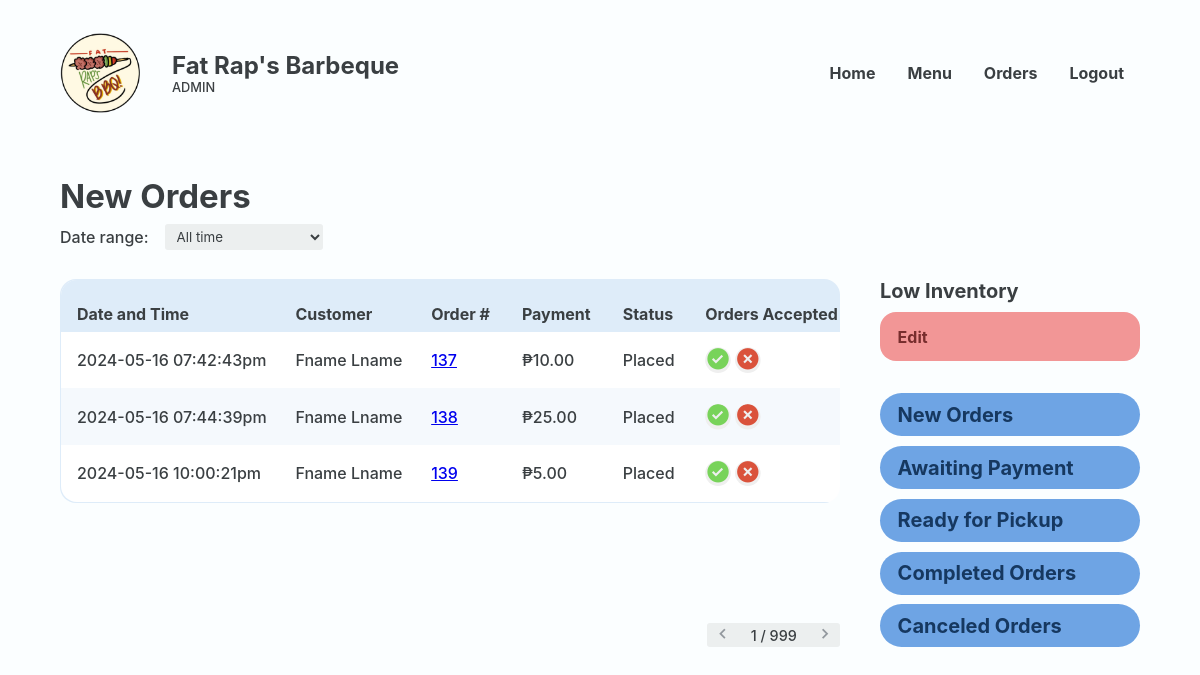
Page /Website/admin-new-orders.php (signed in) on the earlier database version.
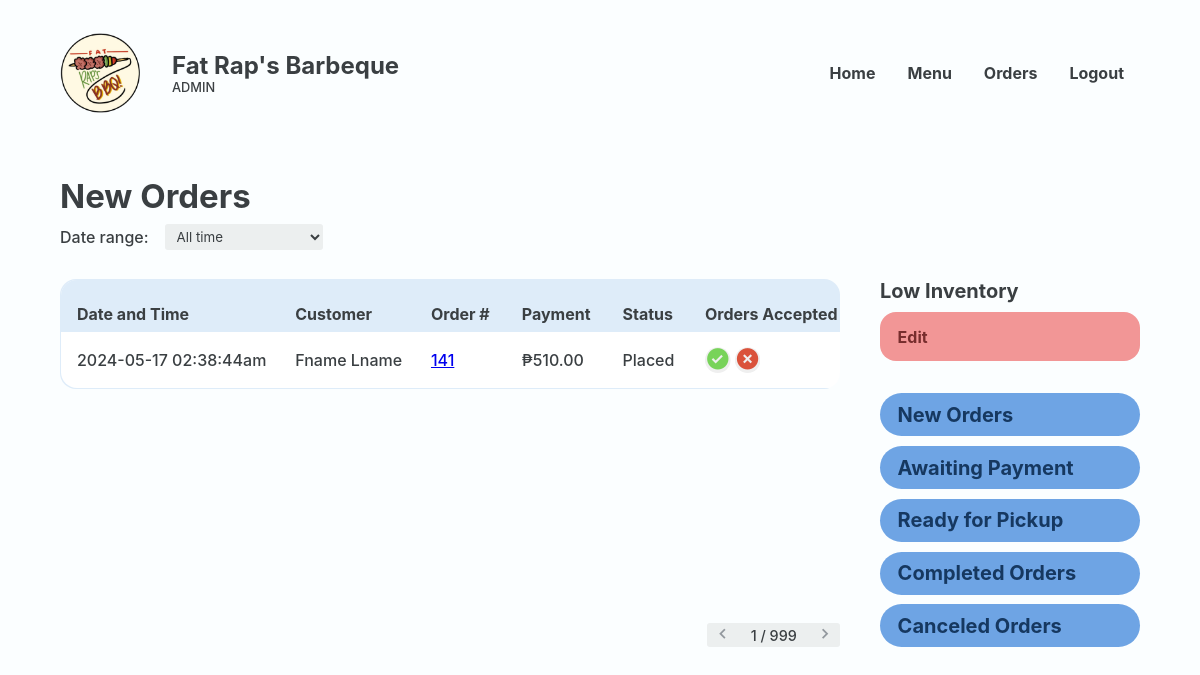
Same page on the later database version.
### tables this page shows
CREATE TABLE `placed_order` (
  `PLACED_ORDER_ID` int(18) UNSIGNED NOT NULL,
  `PRSN_ID` int(18) NOT NULL,
  `CUS_NAME` varchar(20) NOT NULL,
  `CUS_NUMBER` varchar(11) NOT NULL,
  `CUS_EMAIL` varchar(35) NOT NULL,
  `PLACED_ORDER_DATE` varchar(50) NOT NULL,
  `PLACED_ORDER_TOTAL` decimal(10,2) NOT NULL,
  `DELIVERY_ADDRESS` varchar(255) NOT NULL,
  `DELIVERY_DATE` varchar(50) NOT NULL,
  `PLACED_ORDER_STATUS` varchar(50) NOT NULL,
  `PLACED_ORDER_CONFIRMATION` varchar(50) NOT NULL,
  `PLACED_ORDER_TRACKER` varchar(16) NOT NULL,
  `PLACED_ORDER_NOTE` varchar(50) NOT NULL,
  `REFERENCE_NUMBER` varchar(50) NOT NULL,
  `GUEST_ORDER_IDENTIFIER` varchar(50) NOT NULL
);

### Website/admin-new-orders.php (the view, shortened to what the changed rows need)
<?php
@include 'constants.php';
?>
<!DOCTYPE html>
<html lang="en">
<head>
    <link rel="stylesheet" href="header-styles.css">
    <link rel="stylesheet" href="admin-styles.css">
    <link href='https://unpkg.com/boxicons@2.1.4/css/boxicons.min.css' rel='stylesheet'>
</head>
<body>
    <header class="backend">
        <div class="header-container">
            <div class="website-title">
                <div class="text">
                    <h1>Fat Rap's Barbeque</h1>
                </div>
            </div>
        </div>
    </header>
    <main>
        <section class="section" id="orders-page">
            <div class="container">
                <div class="section-heading">
                    <h2>New Orders</h2>
                </div>
                <section class="with-side-menu">
                    <section class="main-section parent">
                        <div class="table-wrapper">
                            <table class="alternating">
                                <tr>
                                    <th class="header">Date and Time</th>
                                    <th class="header">Customer</th>
                                    <th class="header">Order #</th>
                                    <th class="header">Payment</th>
                                    <th class="header">Status</th>
                                    <th class="header">Orders Accepted</th>
                                </tr>
                                <?php
                                $sql = "SELECT * FROM placed_order WHERE PLACED_ORDER_STATUS = 'Placed'";
                                $res = mysqli_query($conn, $sql);
                                $count = mysqli_num_rows($res);
                                if ($count > 0) {
                                    while ($row = mysqli_fetch_assoc($res)) {
                                        $PLACED_ORDER_ID = $row['PLACED_ORDER_ID'];
                                        $CUS_NAME = $row['CUS_NAME'];
                                        $PLACED_ORDER_DATE = $row['PLACED_ORDER_DATE'];
                                        $PLACED_ORDER_TOTAL = $row['PLACED_ORDER_TOTAL'];
                                        $PLACED_ORDER_STATUS = $row['PLACED_ORDER_STATUS'];
                                ?>
                                        <tr>
                                            <td data-cell="Date and Time"><?php echo $PLACED_ORDER_DATE ?></td>
                                            <td data-cell="customer"><?php echo $CUS_NAME ?></td>
                                            <td data-cell="Order #">
                                                <a href="<?php echo SITEURL ?>admin-order-details.php?PLACED_ORDER_ID=<?php echo $PLACED_ORDER_ID; ?>"><?php echo $PLACED_ORDER_ID ?></a>
                                            </td>
                                            <td data-cell="Payment">₱<?php echo $PLACED_ORDER_TOTAL ?></td>
                                            <td data-cell="Status"><?php echo $PLACED_ORDER_STATUS ?></td>
                                            <td data-cell="Confimed">
                                                <div class="btn-wrapper">
                                                    <form method="POST">
                                                        <button class="btn-check" name="confirmed"><i class='bx bxs-check-circle'></i></button>
                                                        <button class="btn-cross" name="not-confirmed"><i class='bx bxs-x-circle'></i></button>
                                            </form>
                        </div>
                        </td>
                        </tr>
                    <?php
                                    }
                                }
                ?>
                </table>
            </div>
        </section>
        </section>
        </div>
        </section>
    </main>
</body>
</html>

Differences in the rows shown:
removed placed_order: PLACED_ORDER_DATE "2024-05-16 07:42:43pm", CUS_NAME "Fname Lname", PLACED_ORDER_ID "137", PLACED_ORDER_TOTAL "10.00", PLACED_ORDER_STATUS "Placed"
removed placed_order: PLACED_ORDER_DATE "2024-05-16 07:44:39pm", CUS_NAME "Fname Lname", PLACED_ORDER_ID "138", PLACED_ORDER_TOTAL "25.00", PLACED_ORDER_STATUS "Placed"
removed placed_order: PLACED_ORDER_DATE "2024-05-16 10:00:21pm", CUS_NAME "Fname Lname", PLACED_ORDER_ID "139", PLACED_ORDER_TOTAL "5.00", PLACED_ORDER_STATUS "Placed"
added placed_order: PLACED_ORDER_DATE "2024-05-17 02:38:44am", CUS_NAME "Fname Lname", PLACED_ORDER_ID "141", PLACED_ORDER_TOTAL "510.00", PLACED_ORDER_STATUS "Placed"
